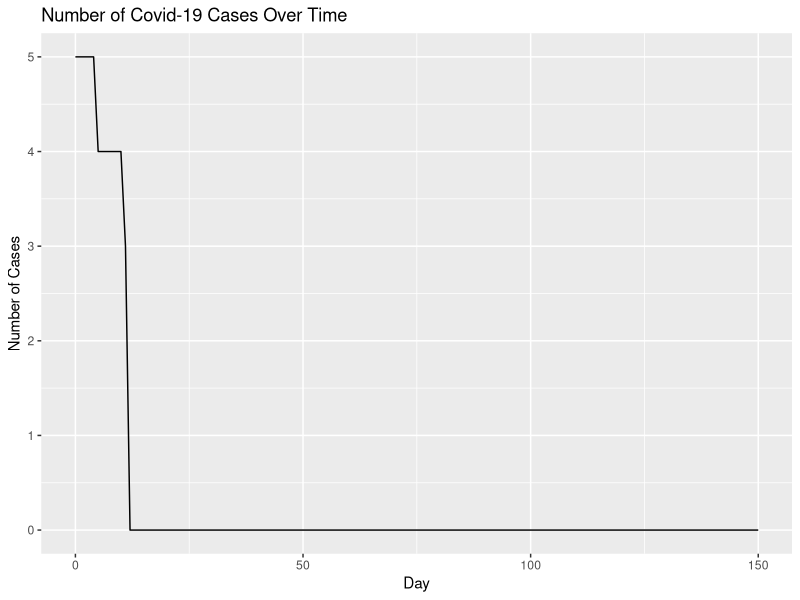
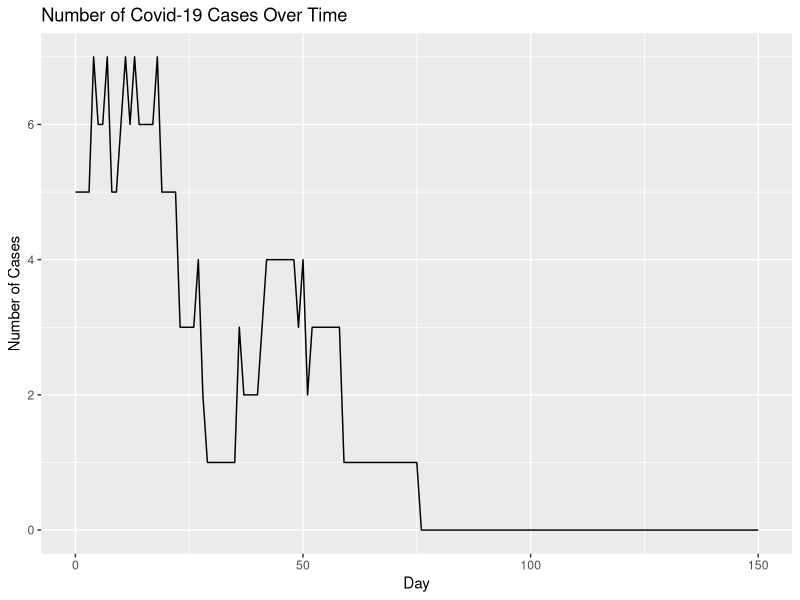

The R source for these figures, in order: (Note: a time limit stopped this script after it produced the figures.)
## ---- chunk 1
library(tidyverse)
library(ggplot2)
library(boot)
#create starting positions and state function
starting_vals <- function(num_subjects, I_0, x_dim, y_dim, prop_vac){
  
  #Infect I_0 many starting subjects
  subjects <- rep('S', num_subjects)
  infect <- sample(x = 1:num_subjects, size=I_0, replace=FALSE)
  subjects[infect] <- 'I'
  
  #Determining if a person is vaccinated
  vac_ppl <- sample(x = 1:num_subjects, size = round(prop_vac * num_subjects), replace = F)
  vac_vec <- rep(F , num_subjects)
  vac_vec[vac_ppl] <- T
  
  #Storage for x, y starting positions for the subjects
  start_x <- runif(n=num_subjects, min=0, max=x_dim)
  start_y <- runif(n=num_subjects, min=0, max=y_dim)
  
  inc_time <- rep(-1, num_subjects)
  rec_days <- rep(-1, num_subjects)
  
  #Put into a data frame
  df <- as.data.frame(cbind(as.numeric(start_x), as.numeric(start_y), subjects, rec_days, inc_time, vac_vec))
  colnames(df)[1] <- 'x'
  colnames(df)[2] <- 'y'
  colnames(df)[3] <- 'subjects'
  colnames(df)[4] <- 'incubation'
  colnames(df)[5] <- 'recovery'
  colnames(df)[6] <- 'vaccine'
  
  #Assign a recovery time to the infected subjects
  df[df[,3] == 'I', 5] <- round(rgamma(n=I_0, 6, 2/3))
  
  #Assign an incubation time to the infected subjects (Source)
  df[df[,3] == 'I', 4] <- rpois(I_0, 5.15)
  
  return(df)
}

#Random step length function
get_step_length <- function(df, x_dim, y_dim){
  step_lengths <- rnorm(n=nrow(df), mean=min(x_dim, y_dim)/4, sd=min(x_dim, y_dim)/12)
  return(step_lengths)
}

#Random step direction function
get_step_direction <- function(length_vec){
  direction <- runif(n=length(length_vec), min=0, max=2*pi)
}

#Get delta_x, delta_y
get_delts <- function(length_vec, direc_vec){
  delta_x <- length_vec * cos(direc_vec)
  delta_y <- length_vec * sin(direc_vec)
  return(cbind(delta_x, delta_y))
}

#Function for getting updated coordinates
update_coords <- function(og_df, delta_df){
  new_mx <- matrix(data=NA, nrow=nrow(og_df), ncol=5)
  new_df <- data.frame(new_mx)
  new_df[,1] <- as.numeric(og_df[,'x']) + delta_df[,'delta_x']
  new_df[,2] <- as.numeric(og_df[,'y']) + delta_df[,'delta_y']
  new_df[,3] <- og_df[,3]
  new_df[,4] <- og_df[,4]
  new_df[,5] <- og_df[,5]
  new_df[,6] <- og_df[,6]
  colnames(new_df) <- c('x', 'y', 'subjects', 'incubation', 'recovery', 'vaccine')
  new_df
}

coord_checker <- function(og_df, new_df, x_dim, y_dim){
  baddies <- NULL
  for(i in 1:nrow(new_df)){
    if(as.numeric(new_df[i, 'x']) > x_dim | as.numeric(new_df[i, 'x']) < 0 | as.numeric(new_df[i, 'y']) > y_dim | as.numeric(new_df[i, 'y']) < 0){
      baddies <- append(baddies, i)
    }
  }
  
  if(is.null(baddies)){
    return(new_df)
  }else{
  new_step <- get_step_length(new_df[i,], x_dim, y_dim)
  new_direction <- get_step_direction(new_step)
  new_change <- get_delts(new_step, new_direction)
  new_df <- update_coords(og_df[baddies,], new_change)
  full_df <- rbind(new_df, og_df[-baddies,])
  return(coord_checker(og_df, full_df, x_dim, y_dim))
  }
}

#Function for deciding if infections occurred
infection_status <- function(state, mean_crit_dist){
  
  current_infected <- state[state[,3]=='I' & state[,4] <= 0,]
  current_suceptable <- state[state[,3]=='S',]
  current_removed <- state[state[,3]=='R',]
  current_non_contagious <- state[state[,3]=='I' & state[,4] > 0,]
  
  #store new infection status
  newly_infected <- NULL
  
  #Check to see which susceptible subjects get infected
  #For loop
  if(nrow(current_suceptable) != 0 & nrow(current_infected) != 0){
  for(i in 1:nrow(current_infected)){
    for(j in 1:nrow(current_suceptable)){
      x_i <- as.numeric(current_infected[i, 'x'])
      y_i <- as.numeric(current_infected[i, 'y'])
      x_s <- as.numeric(current_suceptable[j, 'x'])
      y_s <- as.numeric(current_suceptable[j, 'y'])
      
      crucial_distance <- rexp(1, 1/mean_crit_dist)
      vaccine_status <- current_suceptable[j, 'vaccine']
      if(vaccine_status == T) {
        vac_eff <- as.logical(rbinom(1,1,.8))
      }
      else {
        vac_eff <- F
      }
      
      d <- sqrt((x_i - x_s)^2 + (y_i - y_s)^2)
      if(d <= crucial_distance & (vac_eff == F)){
        newly_infected <- c(newly_infected, j)
      }
    }
  }
  
  current_suceptable[newly_infected, 3] <- 'I'
  #Give incubation time
  current_suceptable[newly_infected, 4] <- rpois(n=length(newly_infected), lambda = 5.15)
  #Give recovery time
  current_suceptable[newly_infected, 5] <- round(rgamma(n=length(newly_infected), 6, 2/3))
  
  new_state <- rbind(current_infected, current_suceptable, current_removed, current_non_contagious)
  return(new_state)
  }else{return(state)}
}

#simulation function
simulator <- function(days, num_subjects, x_dim, y_dim, I_0, inf_dist, prop_vac){
  initial_data <- starting_vals(num_subjects = num_subjects, x_dim=x_dim, y_dim=y_dim, I_0=I_0, prop_vac = prop_vac)
  end_day <- list()
  num_cases <- rep(NA, days)
  num_cases <- c(I_0, num_cases)
  num_new_cases <- rep(NA, days)
  
  for(i in 1:days){
    
    if(i == 1){
      step_size <- get_step_length(initial_data, x_dim, y_dim)
      direction <- get_step_direction(step_size)
      change <- get_delts(step_size, direction)
  
      updated_positions <- update_coords(initial_data, change)
      checked_positions <- coord_checker(og_df=initial_data, new_df=updated_positions, x_dim=x_dim, y_dim=y_dim)
      new_status <- infection_status(checked_positions, inf_dist)
      
      #recovery time code
      not_recovered <- new_status[as.numeric(new_status[, 5]) > 0, ]
      new_time <- as.numeric(not_recovered[, 5]) - 1
      not_recovered[, 5] <- new_time
      infected_0 <- new_status[as.numeric(new_status[, 5]) == 0, ]
      infected_0[, 3] <- rep('R', nrow(infected_0))
      not_infected = new_status[as.numeric(new_status[, 5]) < 0, ]
      new_status = rbind(not_recovered, infected_0, not_infected)
      
      #incubation time code
      infected_people <- new_status[new_status[,3] == 'I',]
      new_inc_time <- as.numeric(infected_people[,4]) - 1
      infected_people[,4] <- new_inc_time
      other_people <- new_status[new_status[,3] != 'I',]
      new_status <- rbind(infected_people, other_people)
      
      end_day[[i]] <- new_status
      
      #Calculate number of new cases
      num_cases[i+1] <- sum(new_status[,3]=='I')
      num_new_cases[i] <- sum(new_status[,3]=='I') - I_0
      
    }
    
    else{
      step_size <- get_step_length(initial_data, x_dim, y_dim)
      direction <- get_step_direction(step_size)
      change <- get_delts(step_size, direction)
  
      updated_positions <- update_coords(end_day[[i-1]], change)
      checked_positions <- coord_checker(og_df=end_day[[i-1]], new_df=updated_positions, x_dim=x_dim, y_dim=y_dim)
      new_status <- infection_status(checked_positions, inf_dist)
      
      not_recovered <- new_status[as.numeric(new_status[, 5]) > 0, ]
      new_time <- as.numeric(not_recovered[, 5]) - 1
      not_recovered[, 5] <- new_time
      infected_0 <- new_status[as.numeric(new_status[, 5]) == 0, ]
      infected_0[, 3] <- rep('R', nrow(infected_0))
      not_infected = new_status[as.numeric(new_status[, 5]) < 0, ]
      new_status = rbind(not_recovered, infected_0, not_infected)
      
      #incubation time code
      infected_people <- new_status[new_status[,3] == 'I',]
      new_inc_time <- as.numeric(infected_people[,4]) - 1
      infected_people[,4] <- new_inc_time
      other_people <- new_status[new_status[,3] != 'I',]
      new_status <- rbind(infected_people, other_people)

      end_day[[i]] <- new_status
      
      #Calculate number of new cases
      num_cases[i+1] <- sum(new_status[,3]=='I')
      num_new_cases[i] <- sum(new_status[,3]=='I') - num_cases[i-1]
  
    }
  }
  return(num_cases)
}

#bootstrap
mean_func <- function(daytuh, idx) {
  mean(daytuh[idx])
}

get_bootstrap_cis <- function(days, num_subjects, x_dim, y_dim, I_0, inf_dist, sample_size, ci_type='perc', prop_vac = 0){
  #Create data frame to store samples
  samps <- matrix(data=NA, nrow=sample_size, ncol=days + 1)
  samps <- data.frame(samps)
  
  #Create data frame to store confidence intervals
  ci_df <- matrix(data=NA, nrow=days + 1, ncol=3)
  ci_df <- data.frame(ci_df)
  
  for(i in 1:sample_size){
    samps[i, ] <- simulator(days, num_subjects, x_dim, y_dim, I_0, inf_dist, prop_vac)
  }
  
  for(i in 1:ncol(samps)){
    #Make sure column has more than one unique value
    check <- (length(unique(samps[ ,i])) != 1)
    if(check){
    boot_obj <- boot(samps[ ,i], mean_func, 2000)
    ci_obj <- boot.ci(boot_obj, conf = .95, type = ci_type)
    ci_df[i, 1] <- ci_obj$percent[4]
    ci_df[i, 2] <- ci_obj$t0
    ci_df[i, 3] <- ci_obj$percent[5]
    }else{ci_df[i, ] <- c(samps[1, i], samps[1, i], samps[1, i])}
  }
return(ci_df)
}

## ---- chunk 2
set.seed(400)
#~6ft apart
y <- simulator(150, 1000, 1, 1, 5, 0.001, 0)
x <- 0:150

ggplot() +
  geom_line(aes(x=x, y=y)) +
  xlab('Day') +
  ylab('Number of Cases') +
  ggtitle('Number of Covid-19 Cases Over Time')

#~26 ft apart
y <- simulator(150, 1000, 1, 1, 5, 0.005, 0)
x <- 0:150

ggplot() +
  geom_line(aes(x=x, y=y)) +
  xlab('Day') +
  ylab('Number of Cases') +
  ggtitle('Number of Covid-19 Cases Over Time')

#~ 53ft apart
plot_dat <- get_bootstrap_cis(days=150, num_subjects=1000, x_dim=1, y_dim=1, I_0=5, inf_dist=0.01, sample_size=20, prop_vac = 0)

ggplot() +
  geom_line(aes(x=1:151, y=plot_dat[ ,1]), linetype = 2, color = 'red') +
  geom_line(aes(x=1:151, y=plot_dat[ ,2])) +
  geom_line(aes(x=1:151, y=plot_dat[ ,3]), linetype = 2, color = 'red') + 
  labs(x="Day", y="People infected") +
  ggtitle('Covid-19 Cases by Day')

## ---- chunk 3
set.seed(400)
plot_dat1 <- get_bootstrap_cis(days=50, num_subjects=200, x_dim=1, y_dim=1, I_0=1, inf_dist=0.1, sample_size=30, prop_vac = 0)

ggplot() +
  geom_line(aes(x=1:51, y=plot_dat1[ ,1]), linetype = 2, color = 'red') +
  geom_line(aes(x=1:51, y=plot_dat1[ ,2])) +
  geom_line(aes(x=1:51, y=plot_dat1[ ,3]), linetype = 2, color = 'red') + 
  labs(x="Day", y="People infected") +
  ggtitle('Covid-19 Cases by Day')

plot_dat2 <- get_bootstrap_cis(days=50, num_subjects=200, x_dim=1, y_dim=1, I_0=1, inf_dist=0.1, sample_size=30, prop_vac = 0.5)

ggplot() +
  geom_line(aes(x=1:51, y=plot_dat2[ ,1]), linetype = 2, color = 'red') +
  geom_line(aes(x=1:51, y=plot_dat2[ ,2])) +
  geom_line(aes(x=1:51, y=plot_dat2[ ,3]), linetype = 2, color = 'red') + 
  labs(x="Day", y="People infected") +
  ggtitle('Covid-19 Cases by Day')

plot_dat3 <- get_bootstrap_cis(days=50, num_subjects=200, x_dim=1, y_dim=1, I_0=1, inf_dist=0.1, sample_size=30, prop_vac = 0.8)

ggplot() +
  geom_line(aes(x=1:51, y=plot_dat3[ ,1]), linetype = 2, color = 'red') +
  geom_line(aes(x=1:51, y=plot_dat3[ ,2])) +
  geom_line(aes(x=1:51, y=plot_dat3[ ,3]), linetype = 2, color = 'red') + 
  labs(x="Day", y="People infected") +
  ggtitle('Covid-19 Cases by Day')

plot_dat4 <- get_bootstrap_cis(days=50, num_subjects=200, x_dim=1, y_dim=1, I_0=1, inf_dist=0.1, sample_size=30, prop_vac = 0.95)

ggplot() +
  geom_line(aes(x=1:51, y=plot_dat4[ ,1]), linetype = 2, color = 'red') +
  geom_line(aes(x=1:51, y=plot_dat4[ ,2])) +
  geom_line(aes(x=1:51, y=plot_dat4[ ,3]), linetype = 2, color = 'red') + 
  labs(x="Day", y="People infected") +
  ggtitle('Covid-19 Cases by Day')


#plot all vaccine curves
ggplot() +
  geom_line(aes(x=1:51, y=plot_dat1[ ,2])) +
  geom_line(aes(x=1:51, y=plot_dat2[ ,2]), color='red') +
  geom_line(aes(x=1:51, y=plot_dat3[ ,2]), color='blue') +
  geom_line(aes(x=1:51, y=plot_dat4[ ,2]), color='green') + 
  labs(x="Day", y="People infected") +
  ggtitle('Covid-19 Cases by Day')
